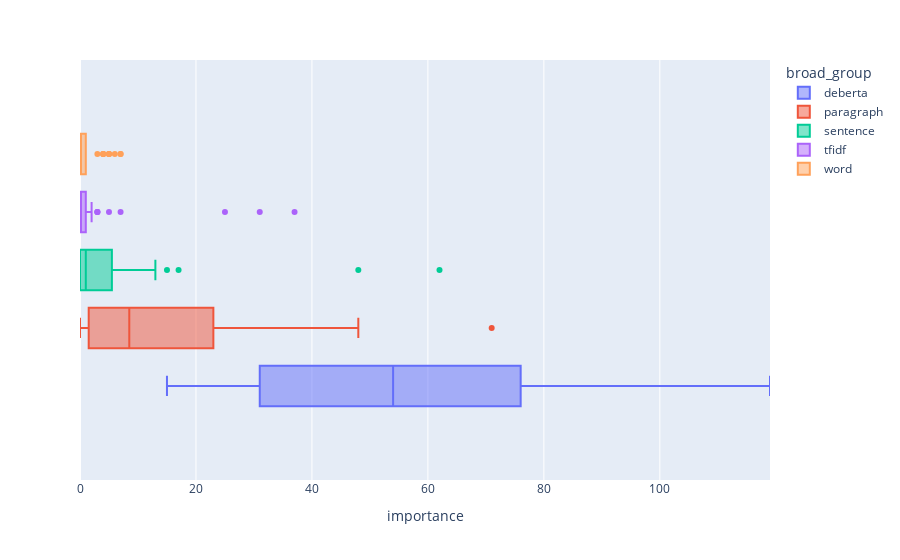

The cell this chart's notebook holds for it:
### Code cell
px.box(
    df,
    x="importance",
    color="broad_group",
    range_x=(df.importance.min(), df.importance.max()),
)

### Figure 1 — Plotly figure (JSON) as saved in the notebook; plotly's stock layout.template omitted (floating-point values rounded to 4 significant figures)
{"data": [{"alignmentgroup": "True", "hovertemplate": "broad_group=deberta<br>importance=%{x}<extra></extra>", "legendgroup": "deberta", "marker": {"color": "#636efa"}, "name": "deberta", "notched": false, "offsetgroup": "deberta", "orientation": "h", "showlegend": true, "type": "box", "x": [119, 114, 109, 107, 105, 97, 94, 88, 77, 77, 76, 74, 69, 67, 67, 67, 65, 65, 62, 61, 58, 50, 48, 46, 44, 39, 38, 34, 33, 32, 31, 31, 29, 28, 27, 26, 25, 24, 21, 19, 18, 15], "x0": " ", "xaxis": "x", "y0": " ", "yaxis": "y"}, {"alignmentgroup": "True", "hovertemplate": "broad_group=paragraph<br>importance=%{x}<extra></extra>", "legendgroup": "paragraph", "marker": {"color": "#EF553B"}, "name": "paragraph", "notched": false, "offsetgroup": "paragraph", "orientation": "h", "showlegend": true, "type": "box", "x": [71, 48, 43, 38, 32, 32, 27, 25, 25, 21, 21, 20, 19, 13, 12, 12, 9, 9, 8, 7, 6, 4, 4, 3, 2, 2, 2, 1, 1, 0, 0, 0, 0, 0, 0, 0], "x0": " ", "xaxis": "x", "y0": " ", "yaxis": "y"}, {"alignmentgroup": "True", "hovertemplate": "broad_group=sentence<br>importance=%{x}<extra></extra>", "legendgroup": "sentence", "marker": {"color": "#00cc96"}, "name": "sentence", "notched": false, "offsetgroup": "sentence", "orientation": "h", "showlegend": true, "type": "box", "x": [62, 48, 17, 15, 13, 8, 7, 6, 4, 3, 3, 2, 2, 2, 1, 1, 1, 1, 1, 1, 0, 0, 0, 0, 0, 0, 0, 0, 0, 0, 0], "x0": " ", "xaxis": "x", "y0": " ", "yaxis": "y"}, {"alignmentgroup": "True", "hovertemplate": "broad_group=tfidf<br>importance=%{x}<extra></extra>", "legendgroup": "tfidf", "marker": {"color": "#ab63fa"}, "name": "tfidf", "notched": false, "offsetgroup": "tfidf", "orientation": "h", "showlegend": true, "type": "box", "x": [37, 31, 25, 7, 5, 3, 3, 3, 2, 2, 2, 2, 2, 2, 1, 1, 1, 1, 1, 1, 1, 1, 1, 1, 1, 1, 1, 1, 1, 0, 0, 0, 0, 0, 0, 0, 0, 0, 0, 0, 0, 0, 0, 0, 0, 0, 0, 0, 0, 0, 0, 0, 0, 0, 0, 0, 0, 0, 0, 0, 0, 0, 0, 0, 0, 0, 0, 0, 0, 0, 0, 0, 0, 0, 0, 0, 0, 0, 0, 0, 0, 0, 0, 0, 0, 0, 0, 0, 0, 0, 0, 0, 0, 0, 0, 0, 0, 0, 0, 0], "x0": " ", "xaxis": "x", "y0": " ", "yaxis": "y"}, {"alignmentgroup": "True", "hovertemplate": "broad_group=word<br>importance=%{x}<extra></extra>", "legendgroup": "word", "marker": {"color": "#FFA15A"}, "name": "word", "notched": false, "offsetgroup": "word", "orientation": "h", "showlegend": true, "type": "box", "x": [7, 7, 6, 5, 5, 5, 4, 4, 4, 3, 1, 1, 1, 1, 1, 1, 1, 1, 1, 1, 1, 1, 1, 1, 1, 1, 0, 0, 0, 0, 0, 0, 0, 0, 0, 0, 0, 0, 0, 0, 0, 0, 0, 0, 0, 0, 0, 0, 0, 0, 0, 0, 0, 0, 0, 0, 0, 0, 0, 0], "x0": " ", "xaxis": "x", "y0": " ", "yaxis": "y"}], "layout": {"boxmode": "group", "legend": {"title": {"text": "broad_group"}, "tracegroupgap": 0}, "margin": {"t": 60}, "xaxis": {"anchor": "y", "domain": [0, 1], "range": [0, 119], "title": {"text": "importance"}}, "yaxis": {"anchor": "x", "domain": [0, 1]}}}
